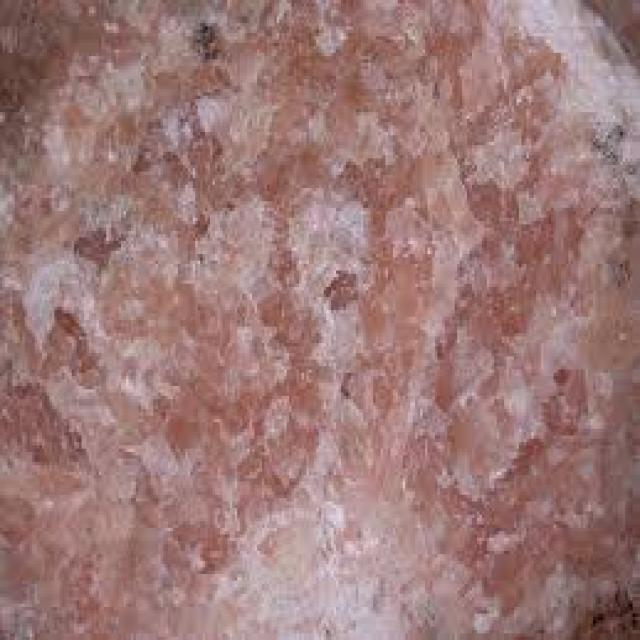
#> input picture datasets/rock_classification/test/images/1-336-_jpg.rf.88b91837e026a7d870cd6056375a338a.jpg, 640 x 640 px, given in place of the camera
$ python main_rock_detection.py
#> lines starting #> are read from the running program, lines starting #| are printed output that depends on the picture; after the words box and inside, x2 and y2 are one past the last pixel; in counts of white or black regions, pixels touching at a corner belong together
import cv2
import numpy as np
import time
from ultralytics import YOLO

# Configuration
YOLO_MODEL_PATH = "C:/Users/test/Documents/RockVision/runs/detect/train3/weights/best.pt"  # Adjust path if needed
VIDEO_SOURCE = 0  # Default webcam
RULER_REAL_WIDTH_CM = 9.0
RULER_REAL_HEIGHT_CM = 28.0
MIN_AREA_THRESHOLD = 5000
STABILITY_FRAMES = 15
STABILITY_TOLERANCE = 15

# Color definitions (BGR)
COLOR_RULER = (0, 0, 0)  # Black
COLOR_ROCK_BOX = (0, 0, 0)  # Black
COLOR_TEXT = (0, 0, 0)  # Black

# Densities (in g/cm³)
ROCK_DENSITIES = {
    'Igneous': 2.7,
    'Metamorphic': 2.9,
    'Sedimentary': 2.5
}

# Detect the notebook/ruler
cap = cv2.VideoCapture(VIDEO_SOURCE)
pixels_per_cm = None
stability_counter = 0
previous_contour = None

print("[INFO] Waiting for ruler...")

while True:
    ret, frame = cap.read()
#> frame is the input picture: shape (640, 640, 3); mean B, G, R 119.8, 121.7, 157.1
    if not ret:
        print("[ERROR] Cannot access camera.")
        break

    gray = cv2.cvtColor(frame, cv2.COLOR_BGR2GRAY)
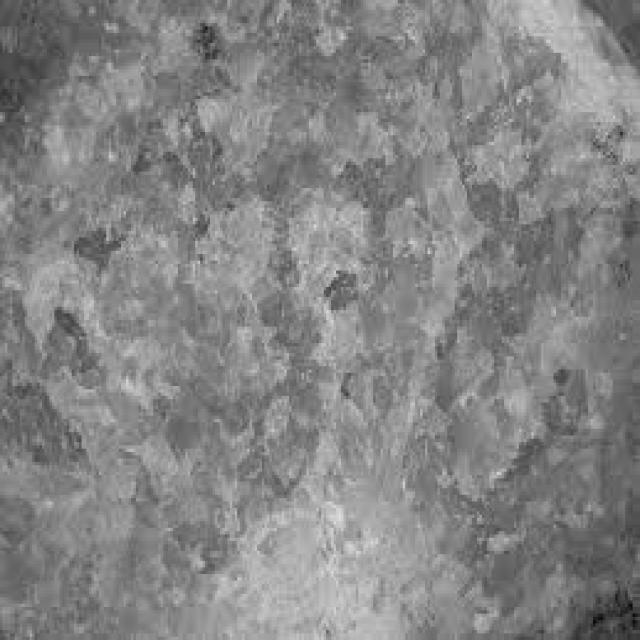
#> gray: shape (640, 640); min 6, max 225, mean 132.1
    blurred = cv2.GaussianBlur(gray, (7, 7), 0)
    _, thresh = cv2.threshold(blurred, 60, 255, cv2.THRESH_BINARY_INV)
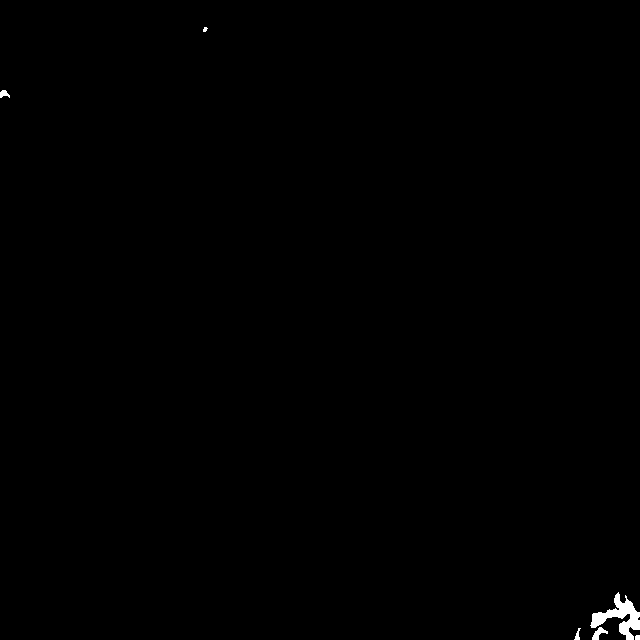
#> thresh: shape (640, 640); 0.28% white; 6 white regions (1 under 20 px)
    contours, _ = cv2.findContours(thresh, cv2.RETR_EXTERNAL, cv2.CHAIN_APPROX_SIMPLE)
#> contours = 6 contours, 2 with area under 20; largest, box (x1, y1, x2, y2) and area: (590, 592, 640, 640) 806, (592, 627, 608, 640) 75, (0, 90, 10, 98) 38, (574, 628, 581, 640) 24

    ruler_contour = None
    for contour in contours:
        approx = cv2.approxPolyDP(contour, 0.04 * cv2.arcLength(contour, True), True)
        area = cv2.contourArea(contour)
        if len(approx) == 4 and area > MIN_AREA_THRESHOLD:
            ruler_contour = contour
            break
#> this loop made 6 passes
#> area on passes 2 to 5: 24.5, 75, 806, 38

    if ruler_contour is not None:
        x, y, w, h = cv2.boundingRect(ruler_contour)
        if previous_contour is not None:
            dx = abs(w - previous_contour[0])
            dy = abs(h - previous_contour[1])
            if dx < STABILITY_TOLERANCE and dy < STABILITY_TOLERANCE:
                stability_counter += 1
            else:
                stability_counter = 0
        previous_contour = (w, h)

        color = (0, 255, 0) if stability_counter >= STABILITY_FRAMES else COLOR_RULER
        cv2.rectangle(frame, (x, y), (x + w, y + h), color, 2)
        cv2.putText(frame, "Detecting ruler...", (10, 30), cv2.FONT_HERSHEY_SIMPLEX, 0.8, COLOR_TEXT, 2)

        if stability_counter >= STABILITY_FRAMES:
            pixels_per_cm = w / RULER_REAL_WIDTH_CM
            print(f"[INFO] Ruler detected. Pixels per cm: {pixels_per_cm:.2f}")
            time.sleep(1)
            break

    cv2.imshow("Calibration", frame)
    if cv2.waitKey(1) & 0xFF == ord('q'):
#> (key q is pressed here)
        cap.release()
        cv2.destroyAllWindows()
        exit()
#> (the program exits here)
